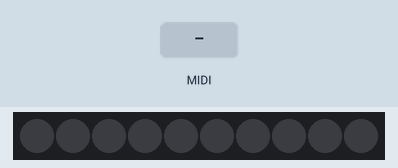
Bench run of a sketch on a simulated Arduino Uno, built with avr-gcc and run on an emulated ATmega328P. Shown: 10 RGB LEDs in strip order, left to right. The inputs (shaded band) are chosen by the test bench. Dim RGB values are drawn brighter than linear; MIDI output is not drawn.

Above: at 4.2 s.
4.3 s: MIDI note 36 received
At 4.45 s:
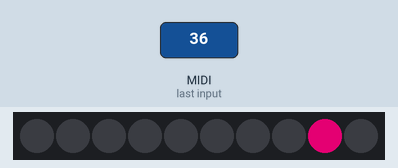
6.1 s: MIDI note 48 received
At 7.1 s:
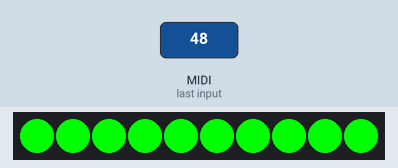
7.6 s: MIDI note 36 received
At 8.4 s:
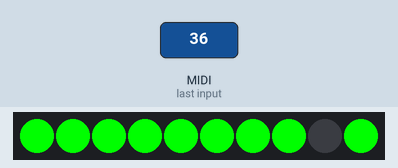
9.4 s: MIDI note 60 received
At 10.8 s:
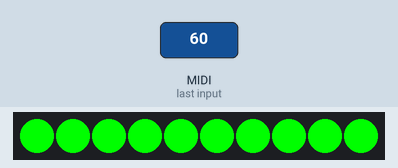
Timing chart, 0 to 11.9 s (numbered marks = the images above; inputs shaded):
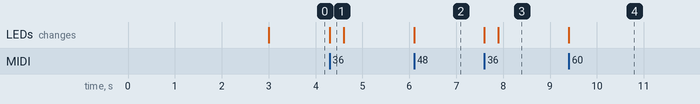

The sketch:

MIDI.ino
```cpp
#include <MIDI.h>
#include <FastLED.h>

#define DATA_PIN    11
#define NUM_LEDS    10
#define LED_TYPE    WS2811
#define COLOR_ORDER BRG
CRGB leds[NUM_LEDS];

#define HIHAT 0
#define SNARE 1
#define TOM1 2
#define TOM2 3
#define TOM3 4
#define CRASH1 5
#define CRASH2 6
#define RIDE 7
#define KICK 8

MIDI_CREATE_DEFAULT_INSTANCE();

void handleNoteOn(byte channel, byte note, byte velocity) {
  int drum = checkNote(note);
  if(drum > -1){
    FastLED.show();
  } else {
    colorLEDs(96);
  }
}

void handleNoteOff(byte channel, byte note, byte velocity) {
  int drum = checkNote(note);
  if(drum > -1){
    leds[drum] = CHSV(0, 0, 0);
    FastLED.show();
  }
  //resetLEDS();
}

int checkNote(byte note){
  if(note == 8 || note == 22){ leds[HIHAT] = CHSV(28, 255, 255); return HIHAT; } // red
  else if(note == 38 || note == 40){ leds[SNARE] = CHSV(0, 255, 255); return SNARE; } // red
  else if(note == 50 || note == 82){ leds[TOM1] = CHSV(56, 255, 255); return TOM1; } // yellow
  else if(note == 47 || note == 80){ leds[TOM2] = CHSV(112, 255, 255); return TOM2; } // blue
  else if(note == 43 || note == 75){ leds[TOM3] = CHSV(168, 255, 255); return TOM3; } // green
  else if(note == 49){ leds[CRASH1] = CHSV(84, 255, 255); return CRASH1; } // yellow
  else if(note == 57){ leds[CRASH2] = CHSV(140, 255, 255); return CRASH2; } // blue
  else if(note == 51 || note == 59){ leds[RIDE] = CHSV(196, 255, 255); return RIDE; } // green
  else if(note == 36){ leds[KICK] = CHSV(224, 255, 255); return KICK; } // orange
  else { return -1; }
}

void resetLEDS() {
  for (int i = 0; i < NUM_LEDS; i++) {
    leds[i] = CHSV(0, 0, 0);
  }
  FastLED.show();
}

void colorLEDs(int clr) {
  for (int i = 0; i < NUM_LEDS; i++) {
    leds[i] = CHSV(clr, 255, 255);
  }
  FastLED.show();
}


void setup() {
  delay( 3000 ); // power-up safety delay
  FastLED.addLeds<LED_TYPE, DATA_PIN, COLOR_ORDER>(leds, NUM_LEDS);
  resetLEDS();

  MIDI.setHandleNoteOn(handleNoteOn);
  MIDI.setHandleNoteOff(handleNoteOff);
  MIDI.begin(MIDI_CHANNEL_OMNI);
}

void loop() {
  MIDI.read();
}
```

Measured:
- after the input at 4.3 s, the LEDs: change at once (image 1)
- after the input at 6.1 s, the LEDs: change at once (image 2)
- after the input at 7.6 s, the LEDs: first change at once (image 3 shows a later state)
- after the input at 9.4 s, the LEDs: change at once (image 4)
